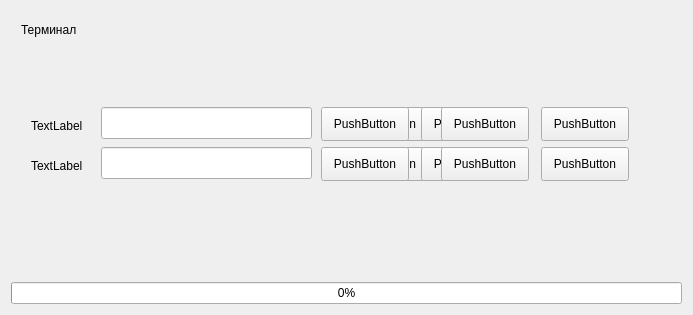
<?xml version="1.0" encoding="UTF-8"?>
<ui version="4.0">
 <class>Panel_other</class>
 <widget class="QWidget" name="Panel_other">
  <property name="geometry">
   <rect>
    <x>0</x>
    <y>0</y>
    <width>693</width>
    <height>315</height>
   </rect>
  </property>
  <property name="windowTitle">
   <string>Form</string>
  </property>
  <layout class="QGridLayout" name="gridLayout">
   <item row="2" column="0">
    <widget class="QProgressBar" name="installProgress">
     <property name="value">
      <number>0</number>
     </property>
    </widget>
   </item>
   <item row="0" column="0">
    <widget class="QWidget" name="menu_terminal" native="true">
     <property name="minimumSize">
      <size>
       <width>0</width>
       <height>40</height>
      </size>
     </property>
     <widget class="QLabel" name="label_2">
      <property name="geometry">
       <rect>
        <x>10</x>
        <y>10</y>
        <width>71</width>
        <height>18</height>
       </rect>
      </property>
      <property name="text">
       <string>Терминал</string>
      </property>
     </widget>
    </widget>
   </item>
   <item row="1" column="0">
    <widget class="QStackedWidget" name="stackedWidget">
     <property name="currentIndex">
      <number>1</number>
     </property>
     <widget class="QWidget" name="page">
      <layout class="QGridLayout" name="gridLayout_2">
       <item row="1" column="0">
        <widget class="QTextEdit" name="consoleOutput">
         <property name="styleSheet">
          <string notr="true">background-color: #ffffff !important; /* Чистый белый фон */
    color: #1a1a1a !important;            /* Контрастные черные буквы */
        /* Увеличиваем высоту и размер текста для идеальной читаемости */
    font-family: &quot;Monospace&quot;, &quot;Courier New&quot;, &quot;Liberation Mono&quot; !important;
    font-size: 14px !important;           /* Крупный размер букв */
    line-height: 150% !important;         /* Увеличенный межстрочный интервал */
    
    border: 1px solid #b0b0b0 !important; /* Тонкая рамка в стиле Breeze */
    padding: 10px !important;         </string>
         </property>
         <property name="readOnly">
          <bool>true</bool>
         </property>
        </widget>
       </item>
       <item row="0" column="0">
        <widget class="QWidget" name="pipToolBar" native="true">
         <property name="minimumSize">
          <size>
           <width>0</width>
           <height>40</height>
          </size>
         </property>
         <layout class="QHBoxLayout" name="horizontalLayout">
          <item>
           <widget class="QLabel" name="label">
            <property name="text">
             <string>Имя пакета:</string>
            </property>
           </widget>
          </item>
          <item>
           <widget class="QLineEdit" name="inputCommand"/>
          </item>
          <item>
           <widget class="QPushButton" name="btnSend">
            <property name="text">
             <string>Установить</string>
            </property>
           </widget>
          </item>
          <item>
           <spacer name="horizontalSpacer">
            <property name="orientation">
             <enum>Qt::Orientation::Horizontal</enum>
            </property>
            <property name="sizeHint" stdset="0">
             <size>
              <width>40</width>
              <height>20</height>
             </size>
            </property>
           </spacer>
          </item>
          <item>
           <widget class="QPushButton" name="btnCloseToolBar">
            <property name="minimumSize">
             <size>
              <width>34</width>
              <height>34</height>
             </size>
            </property>
            <property name="maximumSize">
             <size>
              <width>34</width>
              <height>34</height>
             </size>
            </property>
            <property name="text">
             <string>PushButton</string>
            </property>
           </widget>
          </item>
         </layout>
        </widget>
       </item>
      </layout>
     </widget>
     <widget class="QWidget" name="page_2">
      <widget class="QLabel" name="label_3">
       <property name="geometry">
        <rect>
         <x>20</x>
         <y>60</y>
         <width>57</width>
         <height>18</height>
        </rect>
       </property>
       <property name="text">
        <string>TextLabel</string>
       </property>
      </widget>
      <widget class="QLabel" name="label_4">
       <property name="geometry">
        <rect>
         <x>20</x>
         <y>100</y>
         <width>57</width>
         <height>18</height>
        </rect>
       </property>
       <property name="text">
        <string>TextLabel</string>
       </property>
      </widget>
      <widget class="QLineEdit" name="lineEdit">
       <property name="geometry">
        <rect>
         <x>90</x>
         <y>50</y>
         <width>211</width>
         <height>32</height>
        </rect>
       </property>
      </widget>
      <widget class="QLineEdit" name="lineEdit_2">
       <property name="geometry">
        <rect>
         <x>90</x>
         <y>90</y>
         <width>211</width>
         <height>32</height>
        </rect>
       </property>
      </widget>
      <widget class="QPushButton" name="pushButton_2">
       <property name="geometry">
        <rect>
         <x>330</x>
         <y>50</y>
         <width>88</width>
         <height>34</height>
        </rect>
       </property>
       <property name="text">
        <string>PushButton</string>
       </property>
      </widget>
      <widget class="QPushButton" name="pushButton_3">
       <property name="geometry">
        <rect>
         <x>330</x>
         <y>90</y>
         <width>88</width>
         <height>34</height>
        </rect>
       </property>
       <property name="text">
        <string>PushButton</string>
       </property>
      </widget>
      <widget class="QPushButton" name="pushButton_4">
       <property name="geometry">
        <rect>
         <x>310</x>
         <y>50</y>
         <width>88</width>
         <height>34</height>
        </rect>
       </property>
       <property name="text">
        <string>PushButton</string>
       </property>
      </widget>
      <widget class="QPushButton" name="pushButton_5">
       <property name="geometry">
        <rect>
         <x>310</x>
         <y>90</y>
         <width>88</width>
         <height>34</height>
        </rect>
       </property>
       <property name="text">
        <string>PushButton</string>
       </property>
      </widget>
      <widget class="QPushButton" name="pushButton_6">
       <property name="geometry">
        <rect>
         <x>410</x>
         <y>50</y>
         <width>88</width>
         <height>34</height>
        </rect>
       </property>
       <property name="text">
        <string>PushButton</string>
       </property>
      </widget>
      <widget class="QPushButton" name="pushButton_7">
       <property name="geometry">
        <rect>
         <x>410</x>
         <y>90</y>
         <width>88</width>
         <height>34</height>
        </rect>
       </property>
       <property name="text">
        <string>PushButton</string>
       </property>
      </widget>
      <widget class="QPushButton" name="pushButton_8">
       <property name="geometry">
        <rect>
         <x>430</x>
         <y>90</y>
         <width>88</width>
         <height>34</height>
        </rect>
       </property>
       <property name="text">
        <string>PushButton</string>
       </property>
      </widget>
      <widget class="QPushButton" name="pushButton_9">
       <property name="geometry">
        <rect>
         <x>530</x>
         <y>90</y>
         <width>88</width>
         <height>34</height>
        </rect>
       </property>
       <property name="text">
        <string>PushButton</string>
       </property>
      </widget>
      <widget class="QPushButton" name="pushButton_10">
       <property name="geometry">
        <rect>
         <x>530</x>
         <y>50</y>
         <width>88</width>
         <height>34</height>
        </rect>
       </property>
       <property name="text">
        <string>PushButton</string>
       </property>
      </widget>
      <widget class="QPushButton" name="pushButton_11">
       <property name="geometry">
        <rect>
         <x>430</x>
         <y>50</y>
         <width>88</width>
         <height>34</height>
        </rect>
       </property>
       <property name="text">
        <string>PushButton</string>
       </property>
      </widget>
     </widget>
     <widget class="QWidget" name="page_3">
      <widget class="QPushButton" name="pushButton">
       <property name="geometry">
        <rect>
         <x>90</x>
         <y>50</y>
         <width>88</width>
         <height>34</height>
        </rect>
       </property>
       <property name="text">
        <string>PushButton</string>
       </property>
      </widget>
     </widget>
    </widget>
   </item>
  </layout>
 </widget>
 <resources/>
 <connections/>
</ui>
